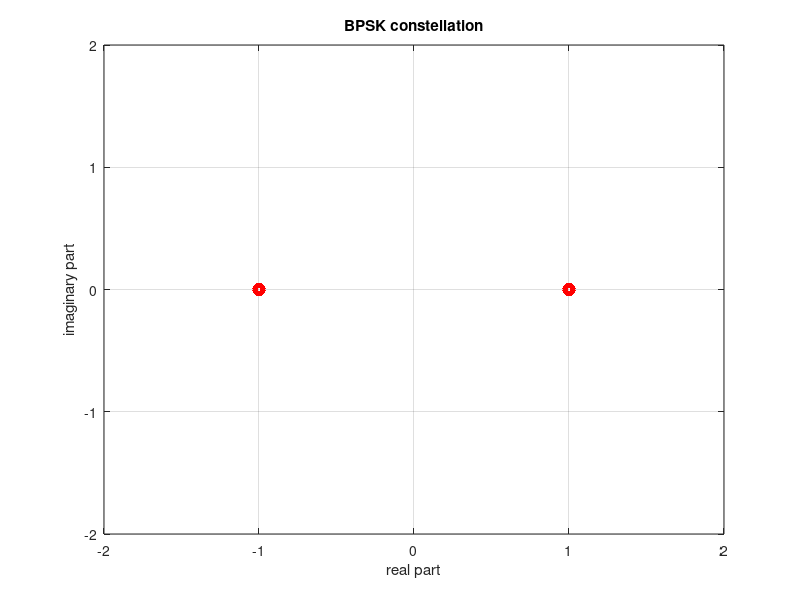

MATLAB code to generate this figure:
clc
clear
close all

num_symbols=10000;
int_symbols=randi([1,2],1,num_symbols);
bpsk_symbols=zeros(size(int_symbols));
bpsk_symbols(int_symbols==1)=1;
bpsk_symbols(int_symbols==2)=-1;

plot(real(bpsk_symbols),imag(bpsk_symbols),'ored','linewidth',3);
xlim([-2 2]);
ylim([-2 2]);
title('BPSK constellation');
xlabel('real part');
ylabel('imaginary part');
grid on;
